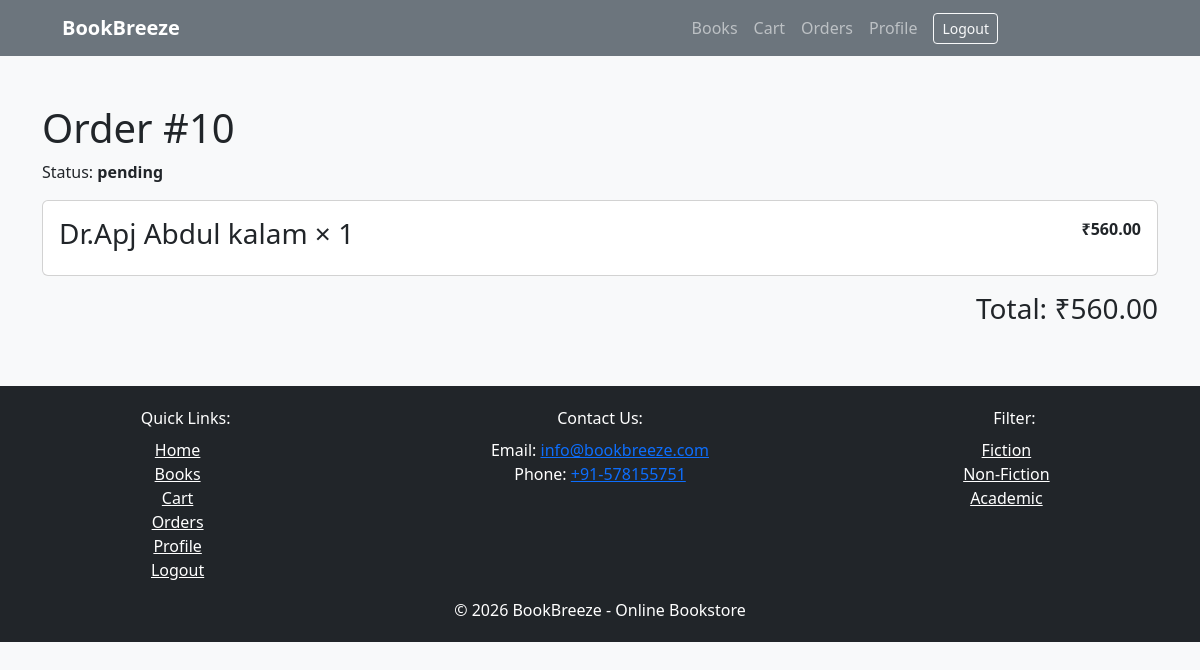
The app's page /order/10/ (signed in) with its own data.
### order/models.py (models this page shows, shortened)
class Order(models.Model):
    STATUS_CHOICES = [
        ("pending", "Pending"),
        ("shipped", "Shipped"),
        ("delivered", "Delivered"),
        ("cancelled", "Cancelled"),
    ]
    user = models.ForeignKey(User, on_delete=models.CASCADE, related_name="orders")
    total_price = models.DecimalField(max_digits=10, decimal_places=2)
    status = models.CharField(max_length=20, choices=STATUS_CHOICES, default="pending")
    created_at = models.DateTimeField(auto_now_add=True)
    class Meta:
        ordering = ["-created_at"]

class OrderItem(models.Model):
    order = models.ForeignKey(Order, on_delete=models.CASCADE, related_name="items")
    book = models.ForeignKey(Book, on_delete=models.PROTECT)
    quantity = models.PositiveIntegerField()
    price = models.DecimalField(max_digits=10, decimal_places=2)
    def subtotal(self):
        return self.price * self.quantity

### book/models.py (models this page shows, shortened)
class Book(models.Model):
    CATEGORY_CHOICES = [
        ('fiction', 'Fiction'),
        ('non-fiction', 'Non-Fiction'),
        ('academic', 'Academic'),
    ]
    title = models.CharField(max_length=255)
    author = models.CharField(max_length=255)
    description = models.TextField()
    price = models.DecimalField(max_digits=10, decimal_places=2)
    isbn = models.CharField(max_length=13, unique=True)
    category = models.CharField(max_length=20, choices=CATEGORY_CHOICES)
    image = models.ImageField(upload_to='book_images/', null=True, blank=True)
    stock = models.PositiveIntegerField(default=0)
    created_at = models.DateTimeField(auto_now_add=True)

### order/views.py (the view)
# urls.py: path("<int:pk>/",v.order_detail,name="detail"),
@login_required(login_url="account:login")
def order_detail(request, pk):
    order = get_object_or_404(Order, pk=pk, user=request.user)
    return render(request, "order_detail.html", {"order": order})

### order/templates/order_detail.html (shortened to what this page needs)
{% extends "base.html" %}
{% block content %}
<div class="container py-5">
<h1>Order #{{ order.id }}</h1>
<p>Status: <strong>{{ order.status }}</strong></p>
{% for item in order.items.all %}
<div class="card mb-2"><div class="card-body d-flex justify-content-between"><span><h3>{{ item.book.title }} × {{ item.quantity }}</h3></span><strong>₹{{ item.subtotal }}</strong></div></div>
{% endfor %}
<h3 class="text-end mt-3">Total: ₹{{ order.total_price }}</h3>
</div>
{% endblock %}

### static/css/style.css (style rules this page uses)
body { background: #f8f9fa; }

### records on screen
Order: id "10", status "pending", total_price "560.00"
OrderItem: book "Dr.Apj Abdul kalam", quantity "1", subtotal "560.00"
